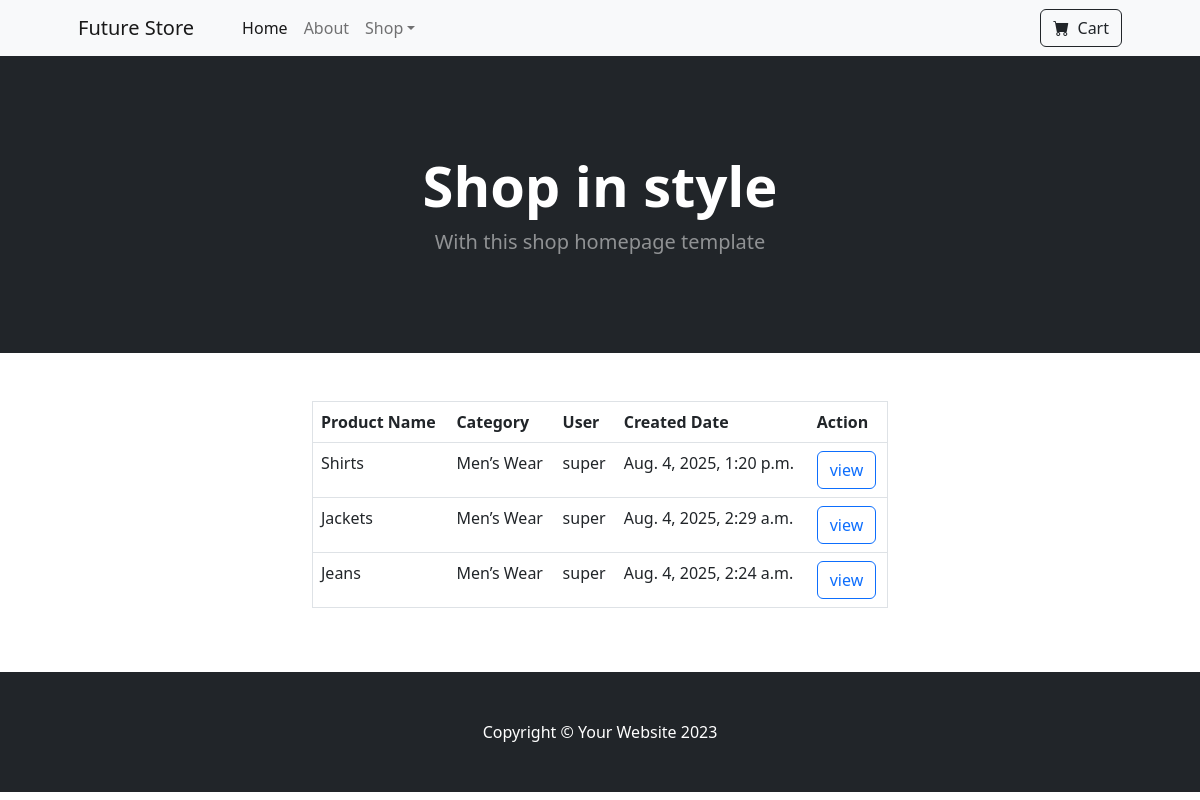
Before: /owner/orders/latest with the older database file.
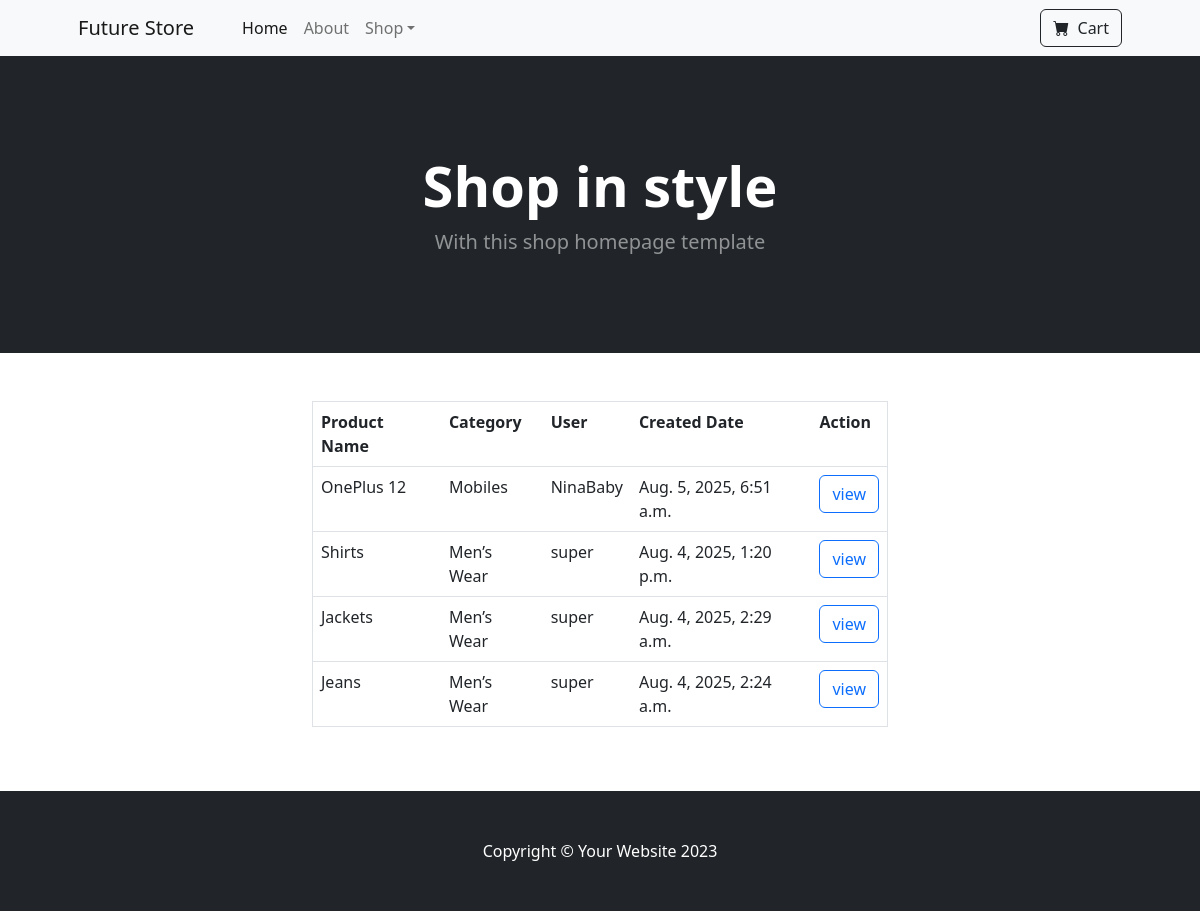
After: the same page with the newer database file.
### owner/models.py (models this page shows, shortened)
class Order(models.Model):
    product=models.ForeignKey(Product,on_delete=models.CASCADE)
    user=models.ForeignKey(User,on_delete=models.CASCADE)
    created_date=models.DateTimeField(auto_now_add=True,null=True)
    options=(
        ("order-placed","order-placed"),
        ("dispatched","dispatched"),
        ("in-transit","in-transit"),
        ("delivered","delivered"),
        ("cancelled","cancelled")
    )
    status=models.CharField(max_length=256,choices=options,default="order-placed")
    delivery_address=models.CharField(max_length=256,null=True)
    expected_delivery_date=models.DateTimeField(null=True)

class Product(models.Model):
    product_name=models.CharField(max_length=256,unique=True)
    category=models.ForeignKey(Category,on_delete=models.CASCADE)
    image=models.ImageField(upload_to="images",null=True)
    price=models.PositiveIntegerField()
    description=models.CharField(max_length=256,null=True)

class Category(models.Model):
    category_name=models.CharField(max_length=256,unique=True)
    is_active=models.BooleanField(default=True)
    def __str__(self):
        return self.category_name

### owner/views.py (the view)
# urls.py: path("orders/latest",views.OrdersListView.as_view(),name="new-orders"),
class OrdersListView(ListView):
    model=Order
    template_name="owner/order-list.html"
    context_object_name="orders"
    def get_queryset(self):
        return Order.objects.filter(status="order-placed").order_by("-created_date")

### owner/templates/owner/order-list.html (shortened to what this page needs)
{%extends 'customer/base.html'%}
{%block body_block%}
<div class="container-fluid">
    <div class="row">
        <div class="col-3"></div>
        <div class="col-6">
            <table class="table border">
                <tr>
                    <th>Product Name</th>
                    <th>Category</th>
                    <th>User</th>
                    <th>Created Date</th>
                    <th>Action</th>
                </tr>
                {%for order in orders%}
                <tr>
                    <td>{{order.product.product_name}}</td>
                    <td>{{order.product.category}}</td>
                    <td>{{order.user}}</td>
                    <td>{{order.created_date}}</td>
                    <td>
                        <a class="btn  btn-outline-primary" href="{%url 'order-details' order.id%}">view</a>
                    </td>
                    {%endfor%}
                </tr>
            </table>
        </div>
        <div class="col-3"></div>
    </div>
</div>
{%endblock%}

Changed rows visible on the page:
added Order: product.product_name "OnePlus 12", product.category "Mobiles", user "NinaBaby", created_date "Aug. 5, 2025, 6:51 a.m."
